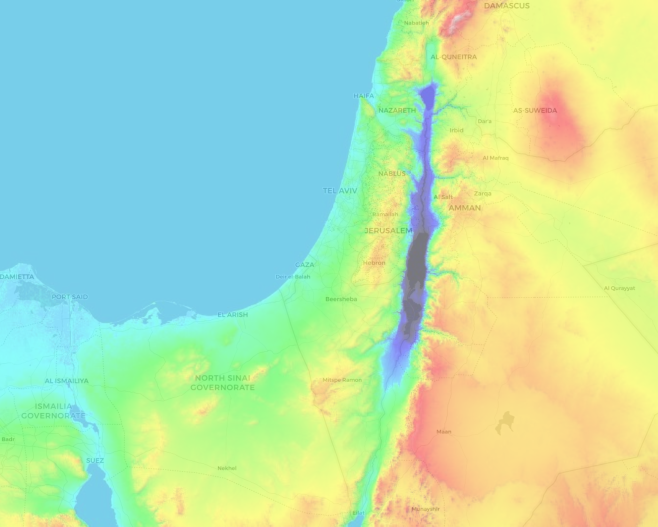
#> input picture images/example-image.png, 1316 x 1053 px (shown at 1/2 size)
$ python main.py modified-image.png
#> lines starting #> are read from the running program, lines starting #| are printed output that depends on the picture
from PIL import Image, ImageFilter
import numpy as np
from os import path
import pyvista as pv
import getopt
import sys

HELP = """\
Usage: python script.py [OPTIONS]

A command-line program to convert topography images to 3D .obj models.

Options:
  -i, --image <path>       Path to the topographic image (default: images/example-image.png)
      --scale <float>      Scale factor to resize the image (default: 1.0)
  -s, --show               Display the generated model in an interactive viewer
  -h, --help               Show this help message and exit

Example:
  python script.py --image mymap.png --scale 0.5 --show
"""

BASE_DIR = path.dirname(__file__)
MODIFIED_TOPOGRAPHY_IMG = path.join(BASE_DIR, "modified-image.png")
DEFAULT_IMG = path.join(BASE_DIR, "images", "example-image.png")
FINAL_MODEL_PATH = path.join(BASE_DIR, "model", "model.obj")

FLAGS = ["show", "image=", "scale=", "help"]
OPTIONS = "shi:"

def main():
    argument_list = sys.argv[1:]
    arguments, _ = getopt.getopt(argument_list, OPTIONS, FLAGS)

    # Default path
    topography_img = DEFAULT_IMG
    show = False
    scale_factor = 1
    for current_argument, current_value in arguments:
        if current_argument in ("-s", "--show"):
            show = True
        if current_argument in ("-i", "--image") and path.exists(current_value):
            topography_img = path.abspath(current_value)
        if current_argument in ("--scale"):
            scale_factor = float(current_value)
        if current_argument in ("-h", "--help"):
            print(HELP)
            return

    img = process_image(topography_img, scale_factor=scale_factor)
    create_model(img, show=show, topography_img=topography_img)


def process_image(topography_img=DEFAULT_IMG, scale_factor=1.0) -> Image.Image:
    # Reset modified image
#> called with topography_img = 'images/example-image.png', scale_factor = 1
    Image.open(topography_img).save(MODIFIED_TOPOGRAPHY_IMG)

    # Convert to grayscale, where brighter values will show as peaks, and
    # darker values will show as lows
    img = Image.open(topography_img).convert('L')
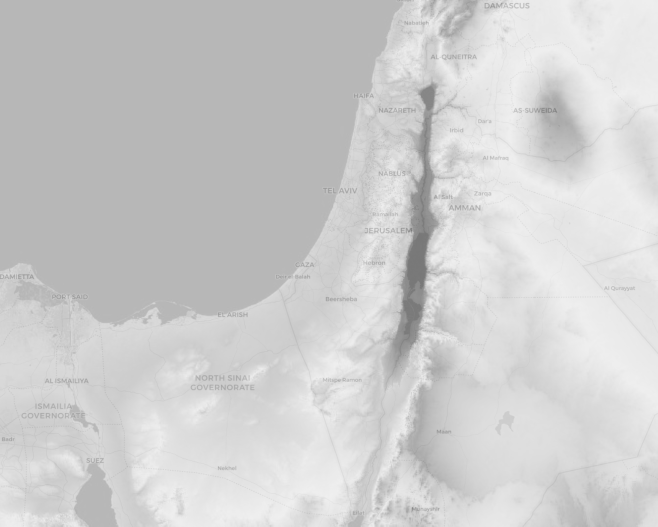
#> img: PIL image 1316x1053 L (shown at 1/2 size); min 117, max 240, mean 205.7
    # Downscale the image so the program doesn't crash all the time
    width, height = int(img.width * scale_factor), int(img.height * scale_factor)
#> width = 1316; height = 1053
    img = img.resize((width, height), Image.Resampling.LANCZOS)

    # Blur image in order to smooth out spikes from adjacent pixels with
    # drastically different values
    blur_strength = 5
    img.filter(ImageFilter.GaussianBlur(radius=blur_strength))

    return img


def create_model(img, show=False, topography_img=DEFAULT_IMG) -> None:
    # Convert to numpy array (0-255)
#> called with show = False, topography_img = 'images/example-image.png'
    heightmap = np.array(img)

    # Normalize heightmap to a smaller scale, e.g. 0 to 50 meters
    max_height = 50
    heightmap = (heightmap / 255.0) * max_height
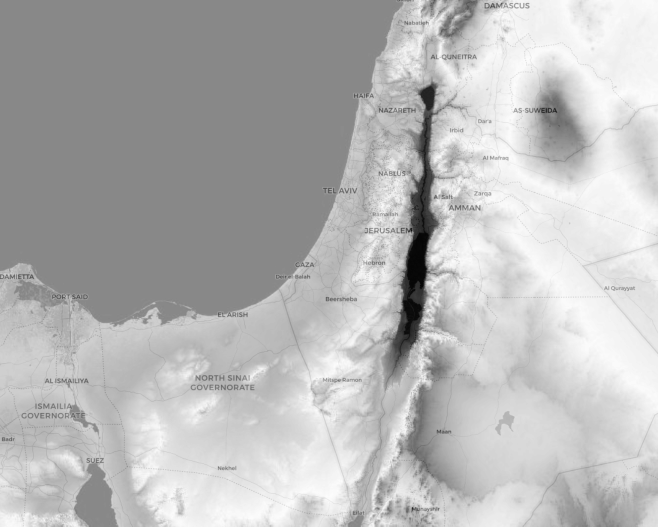
#> heightmap: shape (1053, 1316) float64 (shown at 1/2 size); min 22.94, max 47.06, mean 40.3; drawn with min black and max white

    # Create grid coordinates
    nrows, ncols = heightmap.shape
#> nrows = 1053; ncols = 1316
    x = np.arange(ncols)
#> x = 1316 values from 0 to 1315
    y = np.arange(nrows)
#> y = 1053 values from 0 to 1052
    xv, yv = np.meshgrid(x, y)

    # Create 3D terrain mesh using pyvista
    grid = pv.StructuredGrid(xv, yv, heightmap)
    grid.texture_map_to_plane(inplace=True)

    # For whatever reason the image will not align with the mesh, meaning that we have to rotate it
    Image.open(topography_img).transpose(Image.Transpose.ROTATE_90).save(MODIFIED_TOPOGRAPHY_IMG)

    # TODO: Fix issue where text will be flipped after rotating texture 90 degrees
    # Create the texture
    texture= pv.read_texture(MODIFIED_TOPOGRAPHY_IMG)

    plotter = pv.Plotter()
    plotter.add_mesh(grid, cmap="terrain", lighting=True, label="The Gaza strip", render_points_as_spheres=True, texture=texture, render_lines_as_tubes=True)

    # Export the model
    plotter.export_obj(FINAL_MODEL_PATH)

    if show == True:
        plotter.show()


if __name__ == "__main__":
    main()
#> (the call stopped at in create_model, `grid = pv.StructuredGrid(xv, yv, heightmap)`: pyvista is not available in this run)
